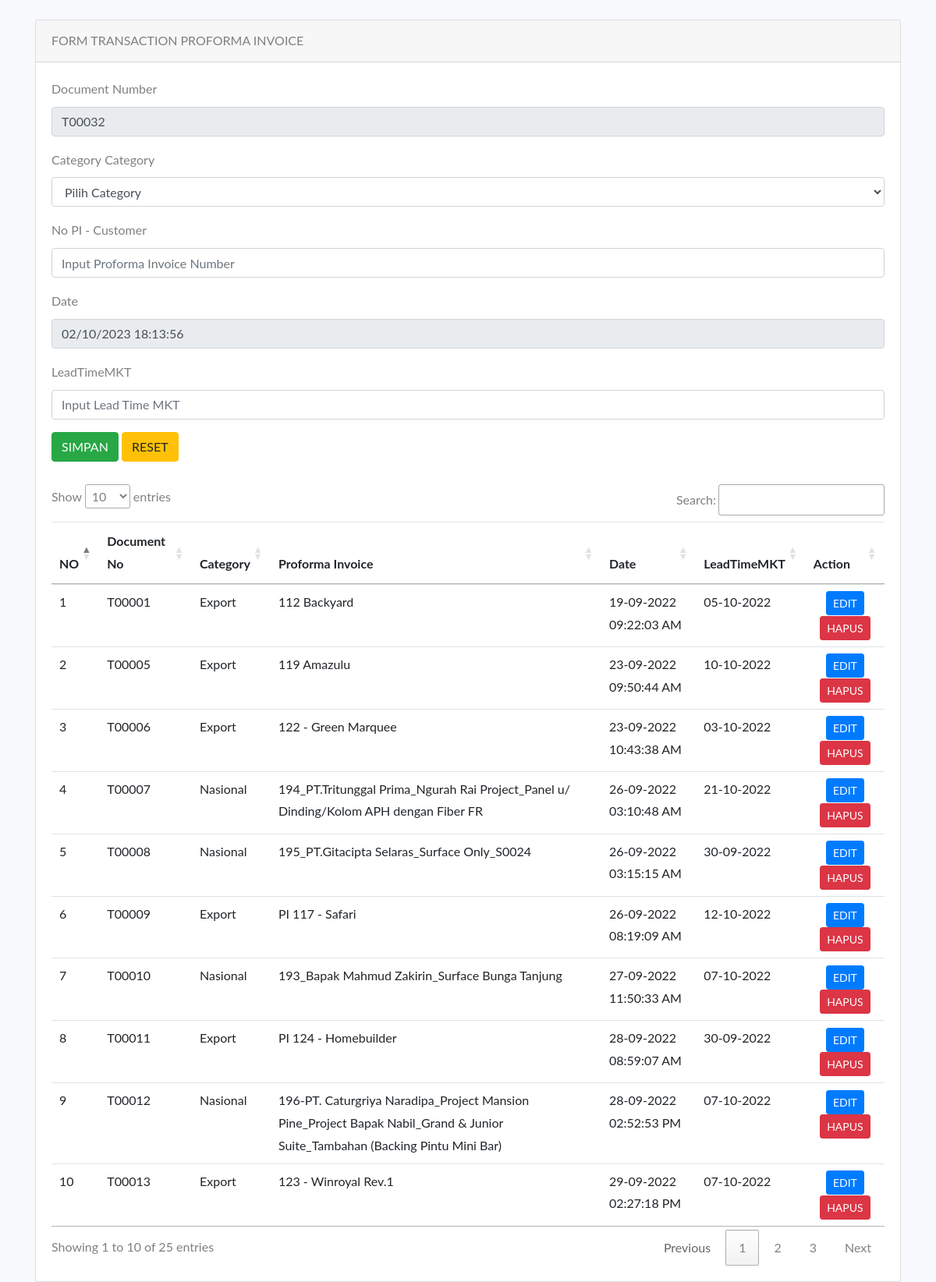
The app's page /pages/sales/pi/index.php with its own data.
### tables this page shows
CREATE TABLE `proforma_inv` (
  `NumDoc` varchar(10) NOT NULL,
  `CatID` varchar(10) NOT NULL,
  `NoPI` varchar(250) NOT NULL,
  `Customer` text NOT NULL,
  `DatePI` datetime NOT NULL,
  `LeadTimeMKT` date NOT NULL,
  `UserID` varchar(10) NOT NULL
);

CREATE TABLE `category` (
  `CatID` varchar(10) NOT NULL,
  `CatName` varchar(50) NOT NULL
);

### pages/sales/pi/index.php (the view, shortened to what this page needs)
<!doctype html>
<html lang="en">
  <head>
    <link rel="stylesheet" href="https://stackpath.bootstrapcdn.com/bootstrap/4.4.1/css/bootstrap.min.css">
    <link rel="stylesheet" href="pages/sales/pi/css/style.css">
	  <link rel="stylesheet" href="pages/sales/pi/css/bootstrap-datetimepicker.min.css">
    <link rel="stylesheet" href="https://stackpath.bootstrapcdn.com/font-awesome/4.7.0/css/font-awesome.min.css">
    <link rel="stylesheet" href="//cdn.datatables.net/1.10.20/css/jquery.dataTables.min.css">
  </head>
  <body>
<?php
	include('koneksi.php');
    $query3 = "SELECT max(NumDoc) as kodeTerbesar FROM proforma_inv";
    $hasil = mysqli_query($connection,$query3);
	  $data3 = mysqli_fetch_array($hasil);
  	$kodeBarang = $data3['kodeTerbesar'];
	$urutan = (int) substr($kodeBarang, 2, 5);
	$urutan++;
	$huruf = "T";
	$kodeBarang = $huruf . sprintf("%05s", $urutan);
	?>
      <div class="container" style="margin-top: 25px">
      <div class="row">
        <div class="col-md-12">
          <div class="card">
            <div class="card-header">
              FORM TRANSACTION PROFORMA INVOICE <?php ?>
            </div>
            <div class="card-body">
             <form action="pages/sales/pi/simpan-pi.php" method="POST">
                <div class="form-group">
                  <label>Document Number</label>
                  <input type="text" name="NumDoc" placeholder="Masukkan Document Number" required="required" value="<?php echo $kodeBarang ?>" class="form-control" readonly>
                </div>
                <div class="form-group">
                  <label>Category</label>
                  <label>Category</label>
                  <select class="form-control" name="CategoryID">
                    <option value="">Pilih Category</option>
                </select>
                </div>
                <div class="form-group">
                  <label>No PI - Customer</label>
                  <input type="text" name="NoPI" placeholder="Input Proforma Invoice Number" class="form-control">
                </div>
                <div class="form-group">
                  <label>Date</label>
                  <input type="text" name="DatePI" value="<?php date_default_timezone_set('Asia/Jakarta');  echo date("m/d/Y H:i:s");?>" class="form-control" readonly>
                </div>
                <div class="form-group">
                  <label>LeadTimeMKT</label>
                  <input type="text" name="LeadTimeMKT" placeholder="Input Lead Time MKT" class="form-control" id="id_1">
                </div>
                <button type="submit" class="btn btn-success">SIMPAN</button>
                <button type="reset" class="btn btn-warning">RESET</button>
              </form>
              <br/>
              <div class="table-responsive">
              <table class="table table-hover" id="deptTable">
                <thead>
                  <tr>
                    <th scope="col">NO</th>
                    <th scope="col">Document No</th>
                    <th scope="col">Category</th>
                    <th scope="col">Proforma Invoice</th>
                    <th scope="col">Date</th>
                    <th scope="col">LeadTimeMKT</th>
                    <th scope="col">Action</th>
                  </tr>
                </thead>
                <tbody>
                  <?php
                      include('koneksi.php');
                      $no = 1;
                      $query = mysqli_query($connection,"SELECT t1.NumDoc as ND, t3.CatName as CAD, t1.NoPI as NP, t1.DatePI as DP, t1.LeadTimeMKT as LT FROM proforma_inv t1 left join user t2 on t1.UserID = t2.UserID inner join category t3 on t1.CatID = t3.CatID");
                      while($row = mysqli_fetch_array($query)){
                  ?>
                  <tr>
                      <td><?php echo $no++ ?></td>
                      <td><?php echo $row['ND'] ?></td>
                      <td><?php echo $row['CAD'] ?></td>
                      <td><?php echo $row['NP'] ?></td>
                      <td><?php echo date("d-m-Y h:i:s A",strtotime($row['DP'])) ?></td>
                      <td><?php echo date("d-m-Y",strtotime($row['LT'])) ?></td>
                      <td class="text-center">
                        <a href="pages/sales/pi/edit-pi.php?id=<?php echo $row['ND'] ?>" class="btn btn-sm btn-primary">EDIT</a>
                        <a href="pages/sales/pi/hapus-pi.php?id=<?php echo $row['ND'] ?>" class="btn btn-sm btn-danger">HAPUS</a>
                      </td>
                  </tr>
                <?php } ?>
                </tbody>
              </table>
              </div>
            </div>
          </div>
      </div>
    </div>
  </body>
</html>

### records on screen
proforma_inv: NumDoc "T00001", CatID.CatName "Export", NoPI "112 Backyard", DatePI "19-09-2022 09:22:03 AM", LeadTimeMKT "05-10-2022"
proforma_inv: NumDoc "T00005", CatID.CatName "Export", NoPI "119 Amazulu", DatePI "23-09-2022 09:50:44 AM", LeadTimeMKT "10-10-2022"
proforma_inv: NumDoc "T00006", CatID.CatName "Export", NoPI "122 - Green Marquee", DatePI "23-09-2022 10:43:38 AM", LeadTimeMKT "03-10-2022"
proforma_inv: NumDoc "T00007", CatID.CatName "Nasional", NoPI "194_PT.Tritunggal Prima_Ngurah Rai Project_Panel u/ Dinding/Kolom APH dengan Fiber FR", DatePI "26-09-2022 03:10:48 AM", LeadTimeMKT "21-10-2022"
proforma_inv: NumDoc "T00008", CatID.CatName "Nasional", NoPI "195_PT.Gitacipta Selaras_Surface Only_S0024", DatePI "26-09-2022 03:15:15 AM", LeadTimeMKT "30-09-2022"
proforma_inv: NumDoc "T00009", CatID.CatName "Export", NoPI "PI 117 - Safari", DatePI "26-09-2022 08:19:09 AM", LeadTimeMKT "12-10-2022"
proforma_inv: NumDoc "T00010", CatID.CatName "Nasional", NoPI "193_Bapak Mahmud Zakirin_Surface Bunga Tanjung", DatePI "27-09-2022 11:50:33 AM", LeadTimeMKT "07-10-2022"
proforma_inv: NumDoc "T00011", CatID.CatName "Export", NoPI "PI 124 - Homebuilder", DatePI "28-09-2022 08:59:07 AM", LeadTimeMKT "30-09-2022"
proforma_inv: NumDoc "T00012", CatID.CatName "Nasional", NoPI "196-PT. Caturgriya Naradipa_Project Mansion Pine_Project Bapak Nabil_Grand & Junior Suite_Tambahan (Backing Pintu Mini Bar)", DatePI "28-09-2022 02:52:53 PM", LeadTimeMKT "07-10-2022"
proforma_inv: NumDoc "T00013", CatID.CatName "Export", NoPI "123 - Winroyal Rev.1", DatePI "29-09-2022 02:27:18 PM", LeadTimeMKT "07-10-2022"
